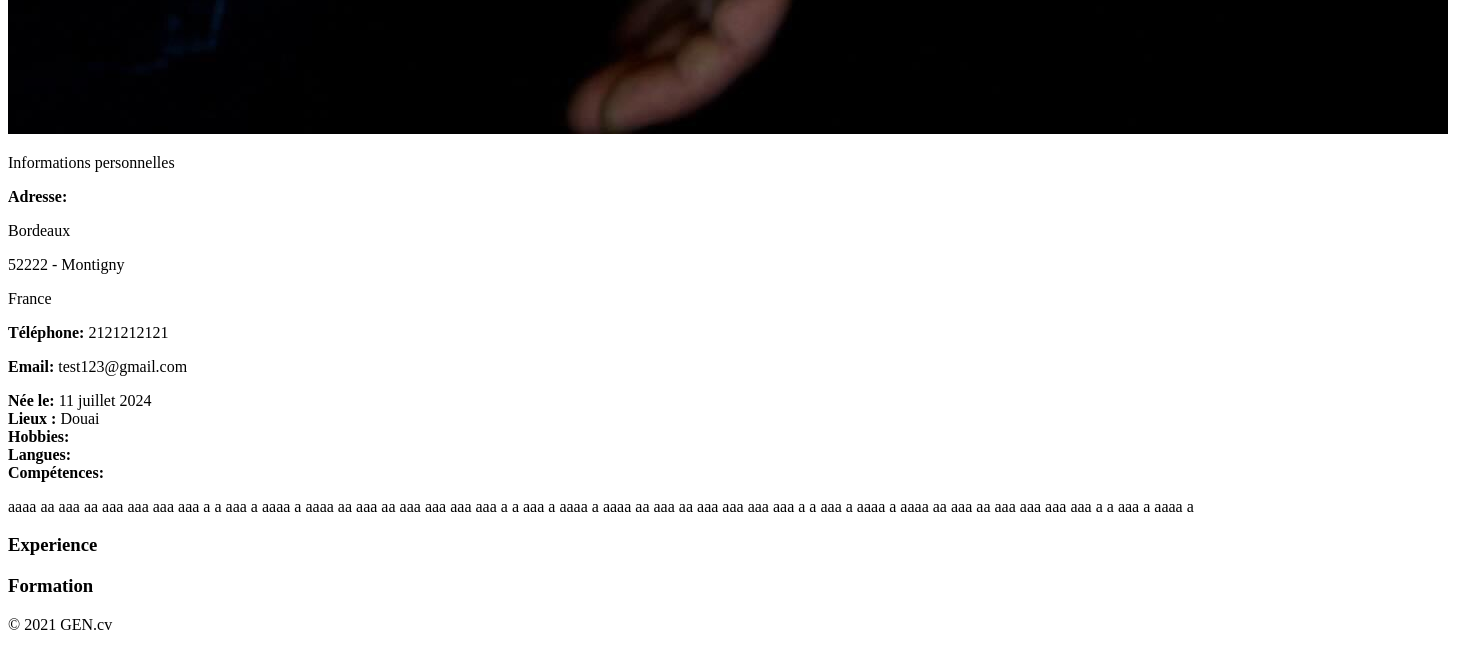
Before: /detail_cv/1/ (lower part) with the older database file.
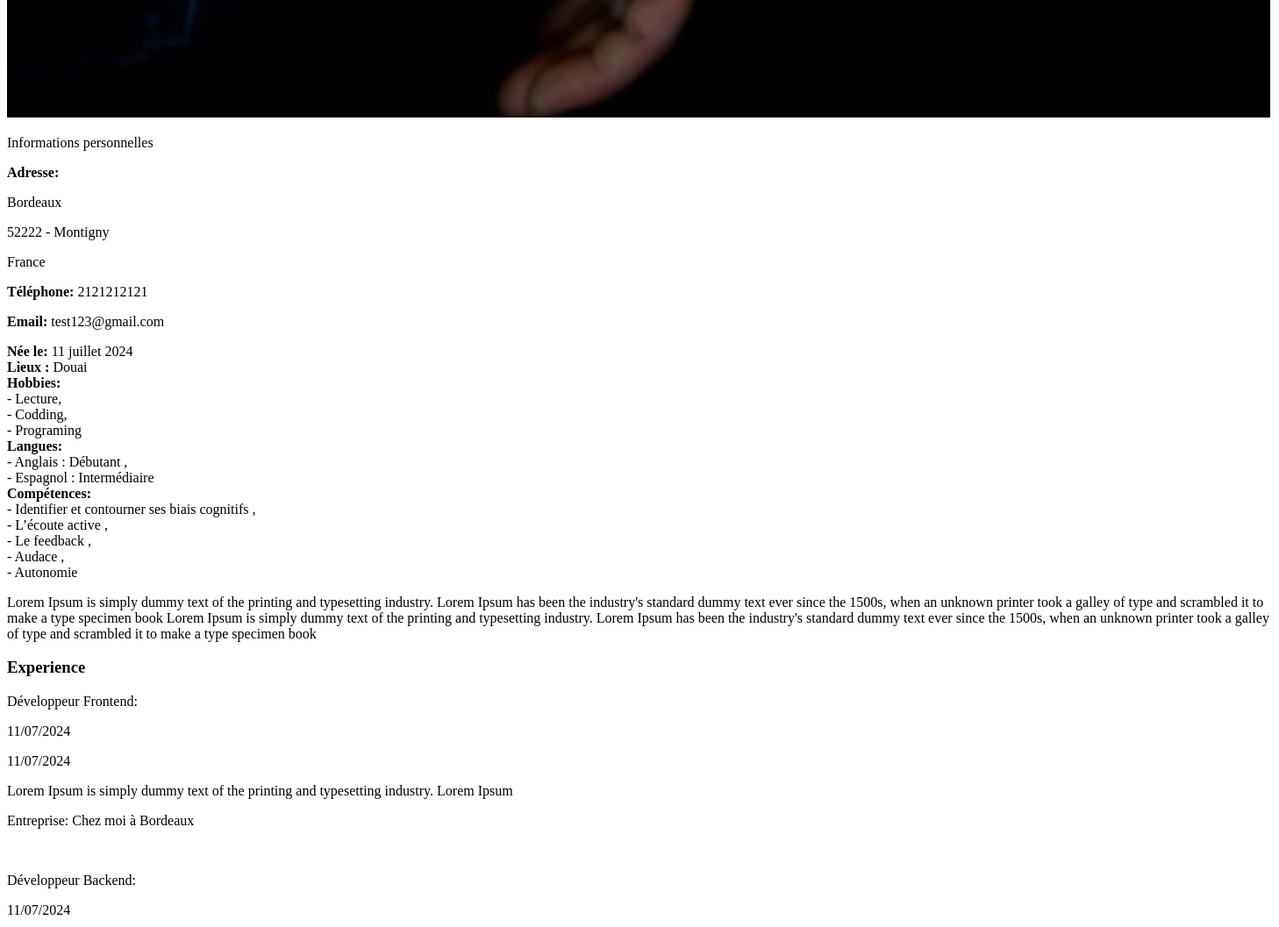
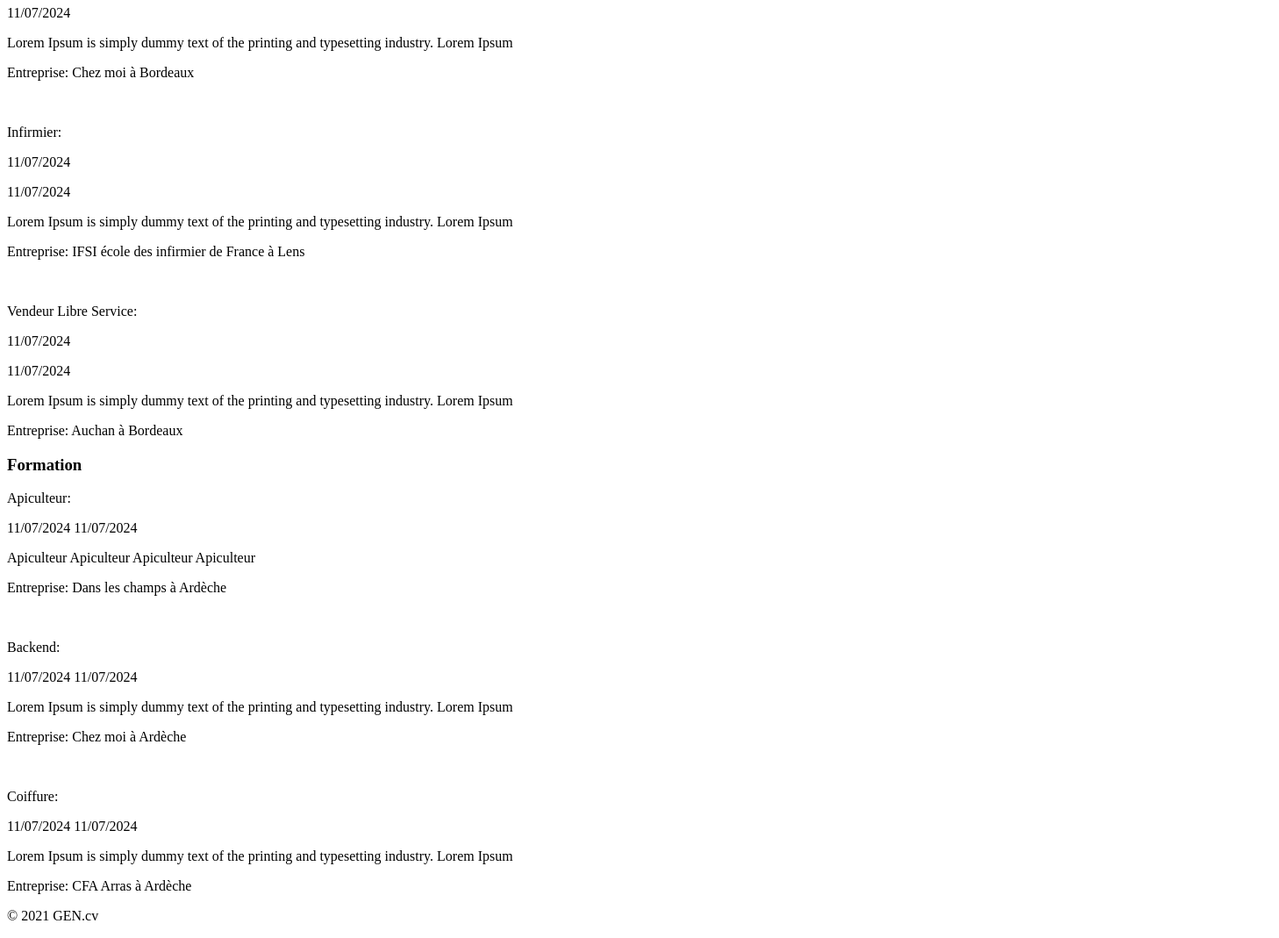
After: the same page with the newer database file (2 pictures, top to bottom).
### curriculum/models.py (models this page shows, shortened)
class Info(models.Model):
    title = models.CharField("titre du curriculm", max_length=120)
    lastname = models.CharField("nom de la personne", max_length=120)
    firstname = models.CharField("prénom de la personne", max_length=120, blank=True, null=True)
    type_of_Contract = models.CharField("type de contrat", max_length=120, blank=True, null=True)
    date_of_birth = models.DateField("date de naissance de la personne", blank=True, null=True)
    place_of_birth = models.CharField("lieu de naissance de la personne", max_length=120, blank=True, null=True)
    address = models.CharField("adresse de la personne", max_length=120, blank=True, null=True)
    city = models.CharField("ville", max_length=120, blank=True, null=True)
    state = models.CharField("état", max_length=120, blank=True, null=True)
    zip_code = models.IntegerField("code postal", blank=True, null=True)
    phone = models.IntegerField("téléphone de la personne", blank=True, null=True)
    email = models.EmailField("email de la personne", max_length=100, blank=True, null=True)
    photo = models.ImageField("photo de la personne", upload_to='photos/', blank=True, null=True)
    motivation = models.TextField("motivation de la personne", blank=True, null=True)
    is_active = models.BooleanField("curriculum is active?", default=False)
    created_at = models.DateTimeField("date de création", auto_now_add=True)
    updated_at = models.DateTimeField("date de modification", auto_now=True)
    hobbies = models.ManyToManyField(to="Hobby", related_name="hobbies", blank=True)
    formations = models.ManyToManyField(to="Formation", related_name="formations", blank=True)
    experiences = models.ManyToManyField(to="Experience", related_name="experiences", blank=True)
    skills = models.ManyToManyField(to="Skill", related_name="skills", blank=True)
    languages = models.ManyToManyField(to="Language", related_name="languages", blank=True)
    user = models.ForeignKey(settings.AUTH_USER_MODEL, on_delete=models.CASCADE, related_name='users')
    class Meta:
        verbose_name = "Info"
        verbose_name_plural = "Infos"

class Hobby(models.Model):
    title_hobby = models.CharField("titre du hobbie", max_length=120)
    info = models.ForeignKey(Info, on_delete=models.CASCADE, related_name='hobby_info', null=True)
    class Meta:
        verbose_name = "Hobbie"
        verbose_name_plural = "Hobbies"

class Language(models.Model):
    title_language = models.CharField("titre de la langue", max_length=120)
    niveau_choices = [
        ('Débutant', 'Débutant'),
        ('Intermédiaire', 'Intermédiaire'),
        ('Avancé', 'Avancé'),
    ]
    niveau_language = models.CharField("niveau de la langue choisie", max_length=120, choices=niveau_choices)
    info = models.ForeignKey(Info, on_delete=models.CASCADE, related_name='language_info', null=True)
    class Meta:
        verbose_name = "Language"
        verbose_name_plural = "Languages"

class Skill(models.Model):
    title_Skill = models.CharField("titre de la compétence", max_length=120)
    info = models.ForeignKey(Info, on_delete=models.CASCADE, related_name='skill_info', null=True)
    class Meta:
        verbose_name = "Skill"
        verbose_name_plural = "Skills"

class Experience(models.Model):
    title_experience = models.CharField("titre de la l'expérience", max_length=120)
    description_experience = models.TextField("description de l'expérience")
    business = models.CharField("école ou entreprise", max_length=120, blank=True, null=True)
    start_date_of_experience = models.DateField("date de début de l'expérience", blank=True, null=True)
    end_date_of_experience = models.DateField("date de fin de l'expérience", blank=True, null=True)
    location_experience = models.CharField("lieu de l'expérience", max_length=100)
    info = models.ForeignKey(Info, on_delete=models.CASCADE, related_name='experience_info', null=True)
    class Meta:
        verbose_name = "Experience"
        verbose_name_plural = "Experiences"

class Formation(models.Model):
    title_formation = models.CharField("titre de la formation", max_length=120)
    description_formation = models.TextField("description de la formation")
    business = models.CharField("école ou entreprise", max_length=120, blank=True, null=True)
    start_date_of_formation = models.DateField("date de début de la formation", blank=True, null=True)
    end_date_of_formation = models.DateField("date de fin de la formation", blank=True, null=True)
    location_formation = models.CharField("lieu de la formation", max_length=100)
    info = models.ForeignKey(Info, on_delete=models.CASCADE, related_name='formations_info', null=True)
    class Meta:
        verbose_name = "Formation"
        verbose_name_plural = "Formations"

### pages/views.py (the view)
# urls.py: path('detail_cv/<int:pk>/', InfoDetailView.as_view(), name='detail_cv'),
class InfoDetailView(View):
    model = Info
    template_name = "pages/detail_cv.html"
    def get(self, request, pk):
        info = get_object_or_404(Info, pk=pk)
        return render(request, "pages/detail_cv.html", context={"info": info})

### templates/pages/detail_cv.html (shortened to what the changed rows need)
{% extends "base.html" %}
{% load tailwind_filters %}
{% load crispy_forms_tags %}
{% block content %}
  <main class="container mx-auto ">
    <section class="flex flex-col w-full">
      <div class="container mx-auto flex flex-col bg-white">
        <div class='flex flex-row justify-start items-start w-full p-4 gap-11'>
          <div class='flex flex-col w-1/4  h-full'>
              <div class="flex justify-center items-center w-full my-2">
                <img
                class='w-52 h-52 rounded-full border-2 border-gray-400 object-cover'
                src="{{ info.photo.url }}" alt="Photo de {{ info.firstname }} {{ info.lastname }}">
              </div>
              <p class="text-2xl font-bold  mt-10 mb-4">Informations personnelles</p>
              <p class='info-field  text-xl  mt-4'><strong>Adresse:</strong></p>
              <p class="text-lg mt-2">{{ info.address }}</p>
              <p class="text-lg mt-2">{{ info.zip_code }} - {{ info.city }}</p>
              <p class="text-lg mt-2">{{ info.state }}</p>
              <p class="text-lg mt-2"><strong>Téléphone:</strong> {{ info.phone }}</p>
              <p class="text-lg mt-2"><strong>Email:</strong> {{ info.email }}</p>
              <div class="info-field mt-2 text-md"><strong>Née le: </strong>{{ info.date_of_birth }} </div>
              <div class="info-field mt-2 text-md"><strong>Lieux : </strong> {{ info.place_of_birth }} </div>
              <div class="info-field  text-xl mt-12  my-4">
                <strong>Hobbies:</strong>
                <div class='px-2 text-lg '>
                  {% for hobby in info.hobbies.all %}
                    - {{ hobby.title_hobby }}{% if not forloop.last %},<br/> {% endif %}
                  {% endfor %}
                </div>
              </div>
              <div class="info-field  text-xl  my-4">
                <strong>Langues:</strong>
                <div class='px-2 text-lg '>
                  {% for language in info.languages.all %}
                      - {{ language.title_language }} : {{ language.niveau_language }}
                    {% if not forloop.last %}, <br/> {% endif %}
                  {% endfor %}
                </div>
              </div>
              <div class="info-field  text-xl  my-4">
                <strong>Compétences:</strong>
                <div class='px-2 text-lg '>
                  {% for skill in info.skills.all %}
                    - {{ skill.title_Skill }}
                    {% if not forloop.last %},<br/>{% endif %}
                  {% endfor %}
                </div>
              </div>
            </div>
            <div class="flex flex-col justify-start items-center w-3/4 h-full">
              <div class=" border-2 border-slate-400 rounded-md  p-2 flex flex-col justify-start items-start w-full ">
                  <p class='px-4 my-4 text-lg'>{{ info.motivation }}</p>
              </div>
              <div class="flex flex-col justify-evenly items-center h-full">
              <div class="my-6   w-full">
                <div class='px-4'>
                  {% for experience in info.experiences.all %}
                    <p class='flex justify-start w-full text-xl border-b-4 mb-4'> {{ experience.title_experience }}: </p>
                    <div class='flex flex-row justify-start items-start w-full '>
                      <div class='text-lg w-auto flex flex-col justify-start items-start'>
                          <p class='text-sm w-auto mr-6'> {{ experience.start_date_of_experience|date:"d/m/Y" }}</p>
                          <p class='text-sm w-auto mr-6'> {{ experience.end_date_of_experience|date:"d/m/Y" }}</p>
                      </div>
                      <div class='text-lg w-auto flex flex-col justify-start items-start'>
                          <p class='font-bold'>{{ experience.description_experience }}</p>
                          <p>Entreprise: {{ experience.business }} à {{ experience.location_experience }}</p>
                      </div>
                    </div>
                    {% if not forloop.last %}<br/>{% endif %}
                  {% endfor %}
                </div>
              </div>
              <div class=" my-6   w-full">
                <div class='px-4'>
                  {% for formation in info.formations.all %}
                  <p class='flex justify-start w-full text-xl border-b-4 mb-4'> {{ formation.title_formation }}: </p>
                  <div class='flex flex-row justify-start items-start w-full '>
                    <div class='text-lg w-auto flex flex-col justify-start items-start'>
                        <h class='text-sm w-auto mr-6'> {{ formation.start_date_of_formation|date:"d/m/Y" }}</h>
                        <h class='text-sm w-auto mr-6'> {{ formation.end_date_of_formation|date:"d/m/Y" }}</h>
                    </div>
                    <div class='text-lg w-auto flex flex-col justify-start items-start'>
                        <p>{{ formation.description_formation }}</p>
                        <p>Entreprise: {{ formation.business }} à {{ formation.location_formation }}</p>
                    </div>
                  </div>
                    {% if not forloop.last %}<br/>{% endif %}
                  {% endfor %}
                </div>
              </div>
            </div>
          </div>
        </div>
      </div>
    </section>
</main>
{% endblock %}

Changed rows visible on the page:
changed Info "Bordeaux": motivation "aaaa aa aaa aa aaa aaa aaa aaa a a aaa a aaaa a aaaa aa aaa aa aaa aaa aaa aaa a a aaa a aaaa a aaaa aa aaa aa aaa aaa aaa aaa a a aaa a aaaa a aaaa aa aaa aa aaa aaa aaa aaa a a aaa a aaaa a" → "Lorem Ipsum is simply dummy text of the printing and typesetting industry. Lorem Ipsum has been the industry's standard dummy text ever since the 1500s, when an unknown printer took a galley of type and scrambled it to make a type specimen book Lorem Ipsum is simply dummy text of the printing and typesetting industry. Lorem Ipsum has been the industry's standard dummy text ever since the 1500s, when an unknown printer took a galley of type and scrambled it to make a type specimen book"
now on this page (row edited): Hobby: title_hobby "Lecture"
now on this page (row edited): Hobby: title_hobby "Codding"
added Hobby: title_hobby "Programing"
now on this page (row unchanged): Language: title_language "Anglais", niveau_language "Débutant"
added Language: title_language "Espagnol", niveau_language "Intermédiaire"
now on this page (row unchanged): Skill: title_Skill "Identifier et contourner ses biais cognitifs"
added Skill: title_Skill "L’écoute active"
added Skill: title_Skill "Le feedback"
added Skill: title_Skill "Audace"
added Skill: title_Skill "Autonomie"
added Experience: title_experience "Développeur Frontend", start_date_of_experience "11/07/2024", end_date_of_experience "11/07/2024", description_experience "Lorem Ipsum is simply dummy text of the printing and typesetting industry. Lorem Ipsum", business "Chez moi", location_experience "Bordeaux"
added Experience: title_experience "Développeur Backend", start_date_of_experience "11/07/2024", end_date_of_experience "11/07/2024", description_experience "Lorem Ipsum is simply dummy text of the printing and typesetting industry. Lorem Ipsum", business "Chez moi", location_experience "Bordeaux"
added Experience: title_experience "Infirmier", start_date_of_experience "11/07/2024", end_date_of_experience "11/07/2024", description_experience "Lorem Ipsum is simply dummy text of the printing and typesetting industry. Lorem Ipsum", business "IFSI école des infirmier de France", location_experience "Lens"
added Experience: title_experience "Vendeur Libre Service", start_date_of_experience "11/07/2024", end_date_of_experience "11/07/2024", description_experience "Lorem Ipsum is simply dummy text of the printing and typesetting industry. Lorem Ipsum", business "Auchan", location_experience "Bordeaux"
now on this page (row unchanged): Formation: title_formation "Apiculteur", start_date_of_formation "11/07/2024", end_date_of_formation "11/07/2024", description_formation "Apiculteur Apiculteur Apiculteur Apiculteur", business "Dans les champs", location_formation "Ardèche"
added Formation: title_formation "Backend", start_date_of_formation "11/07/2024", end_date_of_formation "11/07/2024", description_formation "Lorem Ipsum is simply dummy text of the printing and typesetting industry. Lorem Ipsum", business "Chez moi", location_formation "Ardèche"
added Formation: title_formation "Coiffure", start_date_of_formation "11/07/2024", end_date_of_formation "11/07/2024", description_formation "Lorem Ipsum is simply dummy text of the printing and typesetting industry. Lorem Ipsum", business "CFA Arras", location_formation "Ardèche"
